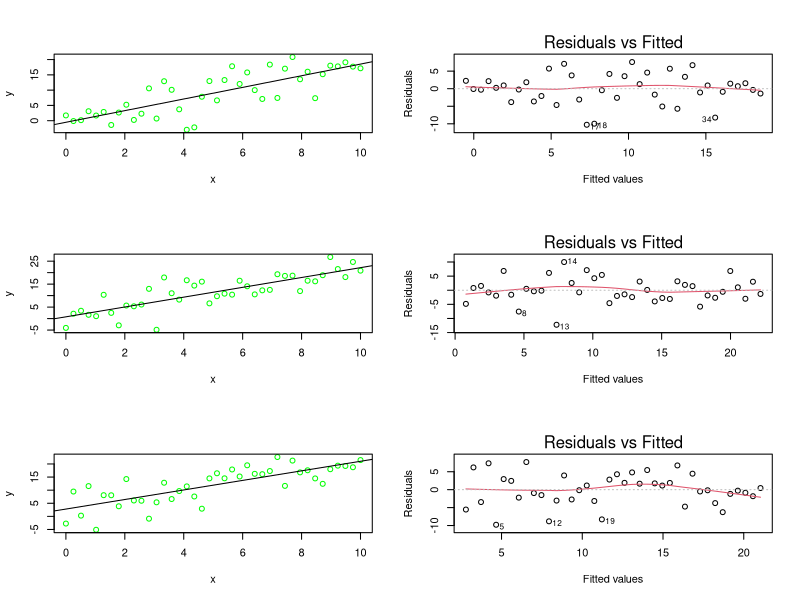
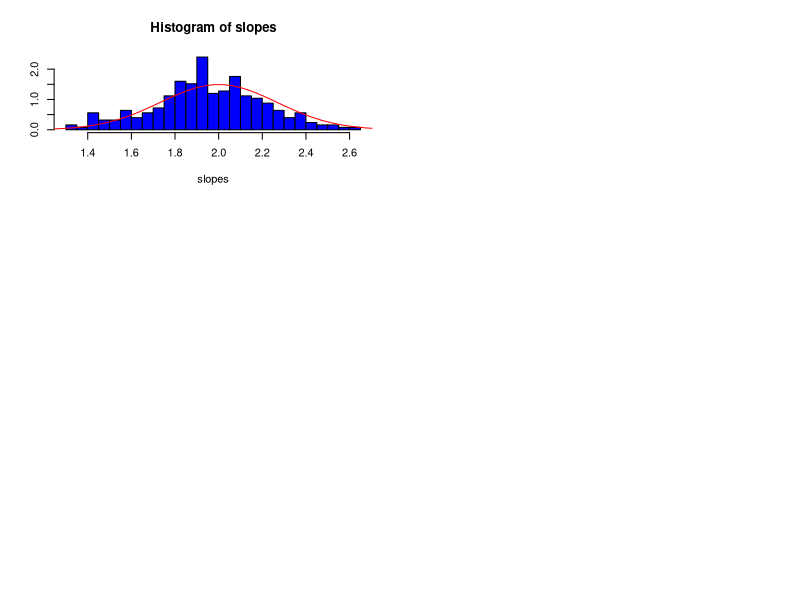
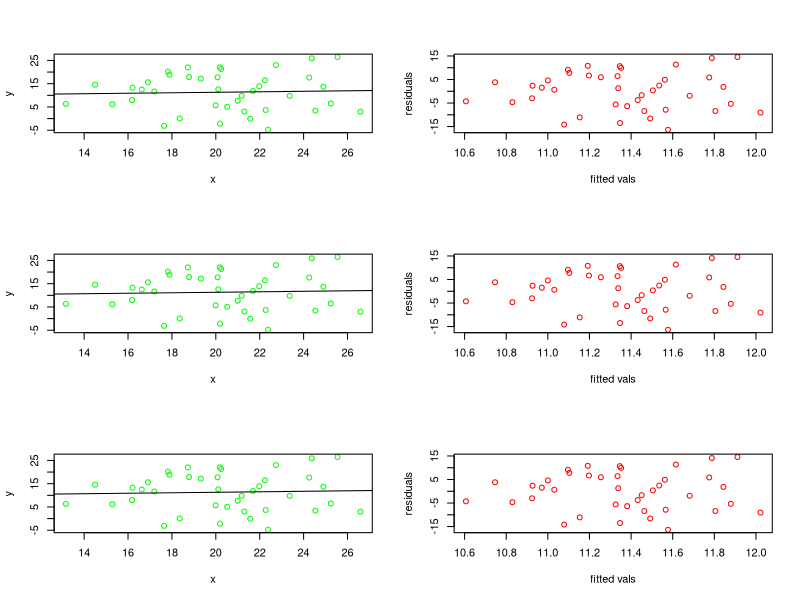
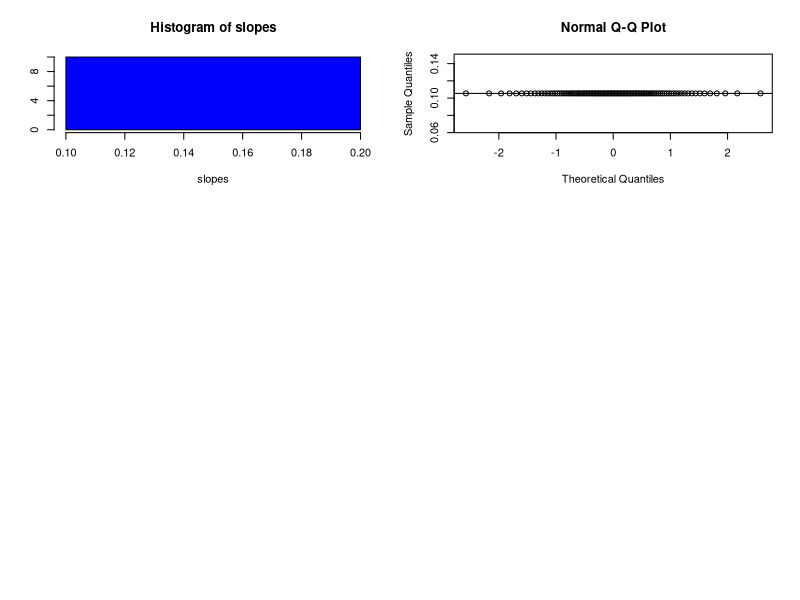

Source code (R) for these figures, in order:
## ---- chunk 1

x <- seq(0,10,length=40)
X = as.matrix(cbind(1,x))

slopes = rep(0,100)
b0 = 1
b1 = 2
par(mfrow = c(3,2))
for (k in 1:250){
  
  y = b0+b1*x+rnorm(40,0,5)
  fit = lm(y~x)
  if(k <= 3){
    plot(x,y,col="green",type="p",xlab="x",ylab="y")
    abline(fit)
    #res = residuals(fit)
    #vals = fitted.values(fit)
    #plot(vals,res,col="red",type="p",xlab="fitted vals",ylab="residuals")
    plot(fit,which = 1)
  }
  
  slope = fit$coef[2]
  slopes[k] = slope
}

mean_slope = mean(slopes)
emp_var = var(slopes)
true_var = 25*(solve(t(X)%*%X))[2,2]

hist(slopes,col="blue",prob="true",ylab="",breaks=25)
lines(seq(1.0,3.0,length=50),dnorm(seq(1.0,3.0,length=50),2,sqrt(true_var)),col="red")


## ---- chunk 2
library(MASS)
set.seed(21)
Sigma <- matrix(0.7,40,40)
diag(Sigma) <- 1

x <- rnorm(40,20,3)
X = as.matrix(cbind(1,x))

slopes = rep(0,100)
b0 = 1
b1 = 2
par(mfrow = c(3,2))
for (k in 1:100){
  #y = y <- 1 + 2 * x + 5 * (1 - rchisq(40, df = 1)) / sqrt(2)
  #y <- 1 + 2 * x + 5 * rnorm(40, mean = x^2 / 5 - 1, sd = 1)
  #y <- 1 + 2 * x + 5 * rnorm(length(x), mean = 0, sd = (x-14)^2 / 30)
  #y <- 1 + 2 * x + 5 * mvrnorm(n = 1, mu = rep(0, 40), Sigma = Sigma)
  fit = lm(y~x)
  if(k <= 3){
    plot(x,y,col="green",type="p",xlab="x",ylab="y")
    abline(fit)
    res = residuals(fit)
    vals = fitted.values(fit)
    plot(vals,res,col="red",type="p",xlab="fitted vals",ylab="residuals")
  }
  slope = fit$coef[2]
  slopes[k] = slope
}

hist(slopes,col="blue",prob="true",ylab="")
qqnorm(slopes)
qqline(slopes)

